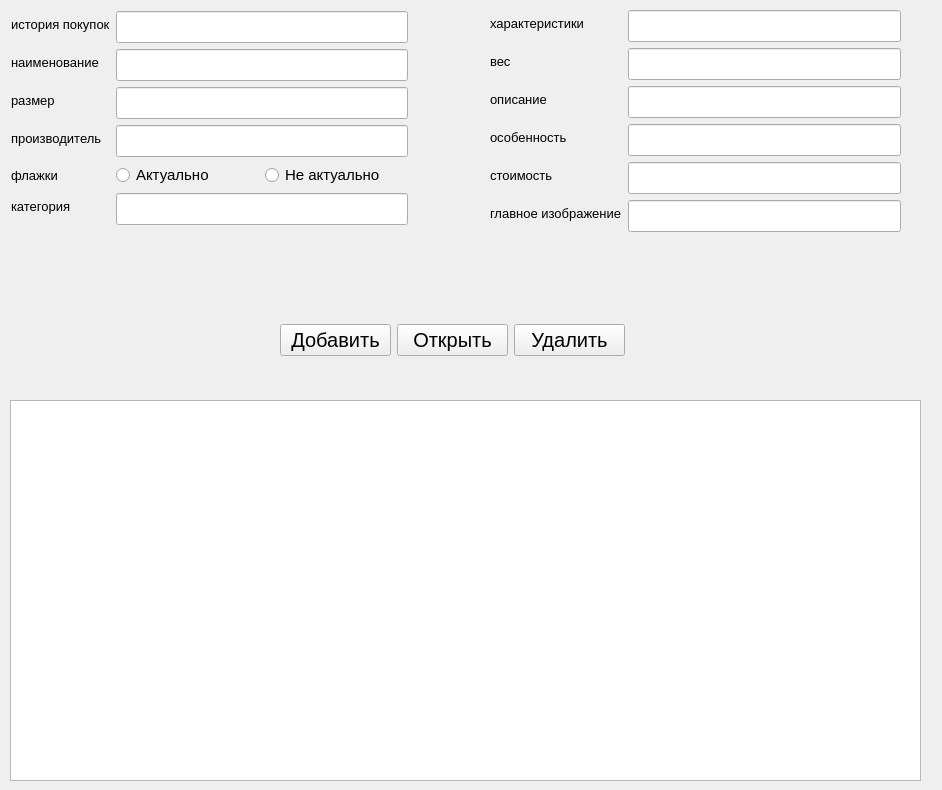
<?xml version="1.0" encoding="UTF-8"?>
<ui version="4.0">
 <class>Form</class>
 <widget class="QWidget" name="Form">
  <property name="geometry">
   <rect>
    <x>0</x>
    <y>0</y>
    <width>942</width>
    <height>790</height>
   </rect>
  </property>
  <property name="font">
   <font>
    <pointsize>15</pointsize>
   </font>
  </property>
  <property name="windowTitle">
   <string>Товары</string>
  </property>
  <widget class="QTableWidget" name="twStaffs">
   <property name="geometry">
    <rect>
     <x>10</x>
     <y>400</y>
     <width>911</width>
     <height>381</height>
    </rect>
   </property>
  </widget>
  <widget class="QWidget" name="">
   <property name="geometry">
    <rect>
     <x>490</x>
     <y>10</y>
     <width>411</width>
     <height>281</height>
    </rect>
   </property>
   <layout class="QFormLayout" name="formLayout">
    <item row="2" column="0">
     <widget class="QLabel" name="label_7">
      <property name="font">
       <font>
        <pointsize>10</pointsize>
       </font>
      </property>
      <property name="text">
       <string>вес</string>
      </property>
     </widget>
    </item>
    <item row="2" column="1">
     <widget class="QLineEdit" name="leVes"/>
    </item>
    <item row="1" column="1">
     <widget class="QLineEdit" name="leHaracteristiki"/>
    </item>
    <item row="1" column="0">
     <widget class="QLabel" name="label_9">
      <property name="font">
       <font>
        <pointsize>10</pointsize>
       </font>
      </property>
      <property name="text">
       <string>характеристики</string>
      </property>
     </widget>
    </item>
    <item row="3" column="0">
     <widget class="QLabel" name="label_11">
      <property name="font">
       <font>
        <pointsize>10</pointsize>
       </font>
      </property>
      <property name="text">
       <string>описание</string>
      </property>
     </widget>
    </item>
    <item row="3" column="1">
     <widget class="QLineEdit" name="leOpisanie"/>
    </item>
    <item row="4" column="0">
     <widget class="QLabel" name="label_12">
      <property name="font">
       <font>
        <pointsize>10</pointsize>
       </font>
      </property>
      <property name="text">
       <string>особенность</string>
      </property>
     </widget>
    </item>
    <item row="5" column="0">
     <widget class="QLabel" name="label_10">
      <property name="font">
       <font>
        <pointsize>10</pointsize>
       </font>
      </property>
      <property name="text">
       <string>стоимость</string>
      </property>
     </widget>
    </item>
    <item row="4" column="1">
     <widget class="QLineEdit" name="leOsobennost"/>
    </item>
    <item row="5" column="1">
     <widget class="QLineEdit" name="leStoiost"/>
    </item>
    <item row="6" column="0">
     <widget class="QLabel" name="label_8">
      <property name="font">
       <font>
        <pointsize>10</pointsize>
       </font>
      </property>
      <property name="text">
       <string>главное изображение</string>
      </property>
     </widget>
    </item>
    <item row="6" column="1">
     <widget class="QLineEdit" name="leGlIzobrazch"/>
    </item>
   </layout>
  </widget>
  <widget class="QWidget" name="">
   <property name="geometry">
    <rect>
     <x>11</x>
     <y>11</y>
     <width>397</width>
     <height>281</height>
    </rect>
   </property>
   <layout class="QFormLayout" name="formLayout_2">
    <item row="0" column="0">
     <widget class="QLabel" name="label">
      <property name="font">
       <font>
        <pointsize>10</pointsize>
       </font>
      </property>
      <property name="text">
       <string>история покупок</string>
      </property>
     </widget>
    </item>
    <item row="0" column="1">
     <widget class="QLineEdit" name="leIstoriaPok"/>
    </item>
    <item row="1" column="0">
     <widget class="QLabel" name="label_2">
      <property name="font">
       <font>
        <pointsize>10</pointsize>
       </font>
      </property>
      <property name="text">
       <string>наименование</string>
      </property>
     </widget>
    </item>
    <item row="1" column="1">
     <widget class="QLineEdit" name="leNaimenovanie"/>
    </item>
    <item row="2" column="0">
     <widget class="QLabel" name="label_4">
      <property name="font">
       <font>
        <pointsize>10</pointsize>
       </font>
      </property>
      <property name="text">
       <string>размер</string>
      </property>
     </widget>
    </item>
    <item row="2" column="1">
     <widget class="QLineEdit" name="leRazmer"/>
    </item>
    <item row="3" column="0">
     <widget class="QLabel" name="label_3">
      <property name="font">
       <font>
        <pointsize>10</pointsize>
       </font>
      </property>
      <property name="text">
       <string>производитель</string>
      </property>
     </widget>
    </item>
    <item row="3" column="1">
     <widget class="QLineEdit" name="leProizvoditel"/>
    </item>
    <item row="4" column="0">
     <widget class="QLabel" name="label_6">
      <property name="font">
       <font>
        <pointsize>10</pointsize>
       </font>
      </property>
      <property name="text">
       <string>флажки</string>
      </property>
     </widget>
    </item>
    <item row="4" column="1">
     <layout class="QHBoxLayout" name="horizontalLayout">
      <item>
       <widget class="QRadioButton" name="rbActualno">
        <property name="font">
         <font>
          <pointsize>11</pointsize>
         </font>
        </property>
        <property name="text">
         <string>Актуально</string>
        </property>
       </widget>
      </item>
      <item>
       <widget class="QRadioButton" name="rbNeActualno">
        <property name="font">
         <font>
          <pointsize>11</pointsize>
         </font>
        </property>
        <property name="text">
         <string>Не актуально</string>
        </property>
       </widget>
      </item>
     </layout>
    </item>
    <item row="5" column="0">
     <widget class="QLabel" name="label_5">
      <property name="font">
       <font>
        <pointsize>10</pointsize>
       </font>
      </property>
      <property name="text">
       <string>категория</string>
      </property>
     </widget>
    </item>
    <item row="5" column="1">
     <widget class="QLineEdit" name="leKategori"/>
    </item>
   </layout>
  </widget>
  <widget class="QWidget" name="">
   <property name="geometry">
    <rect>
     <x>280</x>
     <y>320</y>
     <width>345</width>
     <height>41</height>
    </rect>
   </property>
   <layout class="QGridLayout" name="gridLayout">
    <item row="0" column="0">
     <widget class="QPushButton" name="pbInsert">
      <property name="text">
       <string>Добавить</string>
      </property>
     </widget>
    </item>
    <item row="0" column="1">
     <widget class="QPushButton" name="pbOpen">
      <property name="text">
       <string>Открыть</string>
      </property>
     </widget>
    </item>
    <item row="0" column="2">
     <widget class="QPushButton" name="pbDelete">
      <property name="text">
       <string>Удалить</string>
      </property>
     </widget>
    </item>
   </layout>
  </widget>
 </widget>
 <resources/>
 <connections/>
</ui>
